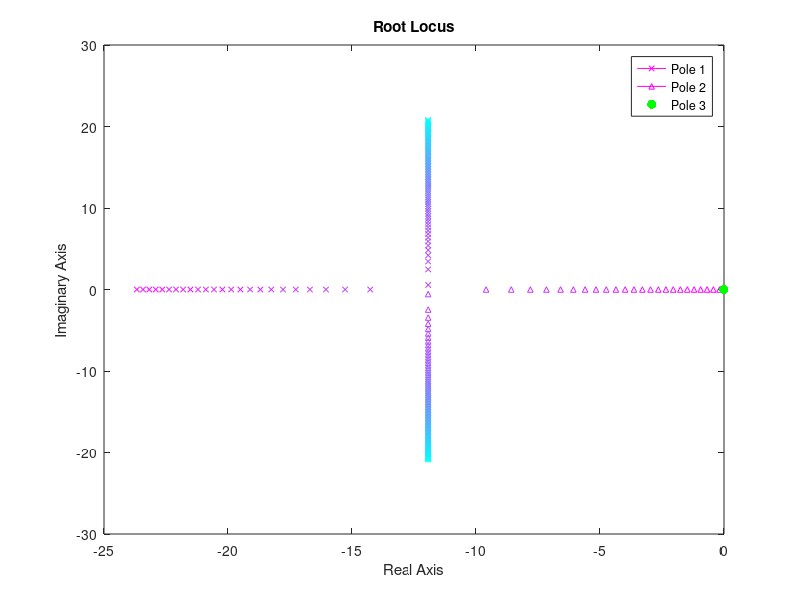

Here is the MATLAB script that generated this plot:
close all; clear; clc;

%% Problem 2
t = 1;
q = -0.05 + 0.02*t;

t = 2;
vbe = [20 + cos(4*t+pi/6); 0.3*sin(4*t); 2*sin(4*t)];
wb = [0.06; -0.05 + 0.02*t; 0.03 - 0.02*t + 0.005*t^2];
wbe = [sin(t/100); 2*cos(t/100); -0.4];

V = vbe - wbe;

alpha = atan(V(3)/V(1)) * 180/pi;


% Part 3
t = 3;
vbe_dot = [-4*sin(4*t + pi/6); 1.2*cos(4*t); 8*cos(4*t)];
wb = [0.06; -0.05 + 0.02*t; 0.03 - 0.02*t + 0.005*t^2];
wtilde = [0, -wb(3), wb(2); wb(3), 0, -wb(1); -wb(2), wb(1), 0];
vbe = [20 + cos(4*t+pi/6); 0.3*sin(4*t); 2*sin(4*t)];

abe = vbe_dot + wtilde*vbe;

%% Problem 3
a1 = 18.74;
a2 = -6.41;
kp = 0.89;
kd = -0.8;
ki = 0.01;

% Values of feed forward to loop through
kff_vals = linspace(-100, 0, 100);

% Vectors to store the poles of the closed loop tf
poles = zeros(length(kff_vals), 3);

for i = 1:length(kff_vals)
    kff = kff_vals(i);

    % Define numerator and denom of the tf
    numerator = [kp*kd + kp*kff, ki*kd + ki*kff];
    denominator = [1/a2, a1/a2 + kd, kp*kd + kp*kff, ki*kd + ki*kff];

    % Create the tf
    sys = tf(numerator, denominator);

    % Calculate the poles of the denominator
    poles(i,:) = pole(sys);

    if(sum(imag(poles(i,:)) ~= 0) > 0)
        kff;
        x = imag(poles(i,:));
    else 
        kff;
        x = real(poles(i,:));
    end

end

% Create color gradients
red_colors = [linspace(0.2,1,100)', zeros(100,1), zeros(100,1)];
blue_colors = [zeros(100,1), zeros(100,1), linspace(0.2,1,100)'];

% Apply the 'autumn' colormap
colors = cool(length(kff_vals));


figure();
for i = 1:length(poles(:,1))
    pole1 = plot(real(poles(i,1)), imag(poles(i,1)), '-x', 'MarkerSize', 4, 'Color', colors(i,:));
    hold on;
    pole2 = plot(real(poles(i,2)), imag(poles(i,2)), '-^', 'MarkerSize', 4, 'Color', colors(i,:));
    pole3 = plot(real(poles(i,3)), imag(poles(i,3)), '.', 'MarkerSize', 20, 'Color', 'g');
end


xlabel('Real Axis')
ylabel('Imaginary Axis')
title('Root Locus')
legend([pole1, pole2, pole3], 'Pole 1', 'Pole 2', 'Pole 3');


% Part 3
% Define numerator and denom of the tf
kff = 0;
numerator = [kp*kd + kp*kff, ki*kd + ki*kff];
denominator = [1/a2, a1/a2 + kd, kp*kd + kp*kff, ki*kd + ki*kff];

% Create the tf
sys = tf(numerator, denominator);

% Calculate the poles of the denominator
pole_part3 = pole(sys);
zero_part3 = zero(sys);


% Define numerator and denom of the tf
kff = a1/a2;
numerator = [kp*kd + kp*kff, ki*kd + ki*kff];
denominator = [1/a2, a1/a2 + kd, kp*kd + kp*kff, ki*kd + ki*kff];

% Create the tf
sys = tf(numerator, denominator);

% Calculate the poles of the denominator
pole_part3_2 = pole(sys);
zero_part3_2 = zero(sys);



%% Problem 4
load('RAAVENMatrices.mat');

[vec_lat, vals_lat] = eig(Alat);
[vec_lon, vals_lon] = eig(Alon);

dutch_roll = vals_lat(4,4);
wn_dutch = sqrt(real(dutch_roll)^2 + imag(dutch_roll)^2);
damp_dutch = -real(dutch_roll) / wn_dutch;

short = vals_lon(2,2);
wn_short = sqrt(real(short)^2 + imag(short)^2);
damp_short = -real(short) / wn_short;

phugoid = vals_lon(4,4);
wn_phugoid = sqrt(real(phugoid)^2 + imag(phugoid)^2);
damp_phugoid = -real(phugoid) / wn_phugoid;

damp(Alon)

roll = vals_lat(2,2);
spiral = vals_lat(3,3);
t_roll = -1 / real(roll);
t_spiral = -1 / real(spiral);
